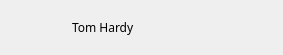
<?xml version="1.0" encoding="UTF-8"?>
<ui version="4.0">
 <class>UserListItem</class>
 <widget class="QWidget" name="UserListItem">
  <property name="geometry">
   <rect>
    <x>0</x>
    <y>0</y>
    <width>283</width>
    <height>55</height>
   </rect>
  </property>
  <property name="focusPolicy">
   <enum>Qt::TabFocus</enum>
  </property>
  <property name="windowTitle">
   <string>Form</string>
  </property>
  <property name="styleSheet">
   <string notr="true"/>
  </property>
  <layout class="QHBoxLayout" name="horizontalLayout">
   <property name="spacing">
    <number>12</number>
   </property>
   <property name="leftMargin">
    <number>12</number>
   </property>
   <property name="topMargin">
    <number>1</number>
   </property>
   <property name="rightMargin">
    <number>12</number>
   </property>
   <property name="bottomMargin">
    <number>1</number>
   </property>
   <item>
    <widget class="UserAvatar" name="avatar" native="true">
     <property name="sizePolicy">
      <sizepolicy hsizetype="Fixed" vsizetype="Fixed">
       <horstretch>0</horstretch>
       <verstretch>0</verstretch>
      </sizepolicy>
     </property>
     <property name="minimumSize">
      <size>
       <width>48</width>
       <height>48</height>
      </size>
     </property>
     <property name="maximumSize">
      <size>
       <width>48</width>
       <height>48</height>
      </size>
     </property>
    </widget>
   </item>
   <item>
    <widget class="ShadowLabel" name="label_username">
     <property name="sizePolicy">
      <sizepolicy hsizetype="Expanding" vsizetype="Preferred">
       <horstretch>0</horstretch>
       <verstretch>0</verstretch>
      </sizepolicy>
     </property>
     <property name="font">
      <font>
       <family>Noto Sans CJK SC Light</family>
      </font>
     </property>
     <property name="styleSheet">
      <string notr="true"/>
     </property>
     <property name="text">
      <string>Tom Hardy</string>
     </property>
    </widget>
   </item>
   <item>
    <spacer name="horizontalSpacer">
     <property name="orientation">
      <enum>Qt::Horizontal</enum>
     </property>
     <property name="sizeHint" stdset="0">
      <size>
       <width>40</width>
       <height>20</height>
      </size>
     </property>
    </spacer>
   </item>
   <item>
    <widget class="QLabel" name="label_logined">
     <property name="sizePolicy">
      <sizepolicy hsizetype="Fixed" vsizetype="Fixed">
       <horstretch>0</horstretch>
       <verstretch>0</verstretch>
      </sizepolicy>
     </property>
     <property name="minimumSize">
      <size>
       <width>14</width>
       <height>14</height>
      </size>
     </property>
     <property name="maximumSize">
      <size>
       <width>14</width>
       <height>14</height>
      </size>
     </property>
     <property name="text">
      <string/>
     </property>
    </widget>
   </item>
  </layout>
 </widget>
 <customwidgets>
  <customwidget>
   <class>UserAvatar</class>
   <extends>QWidget</extends>
   <header location="global">user-avatar.h</header>
   <container>1</container>
  </customwidget>
  <customwidget>
   <class>ShadowLabel</class>
   <extends>QLabel</extends>
   <header location="global">shadow-label.h</header>
  </customwidget>
 </customwidgets>
 <resources/>
 <connections/>
</ui>
